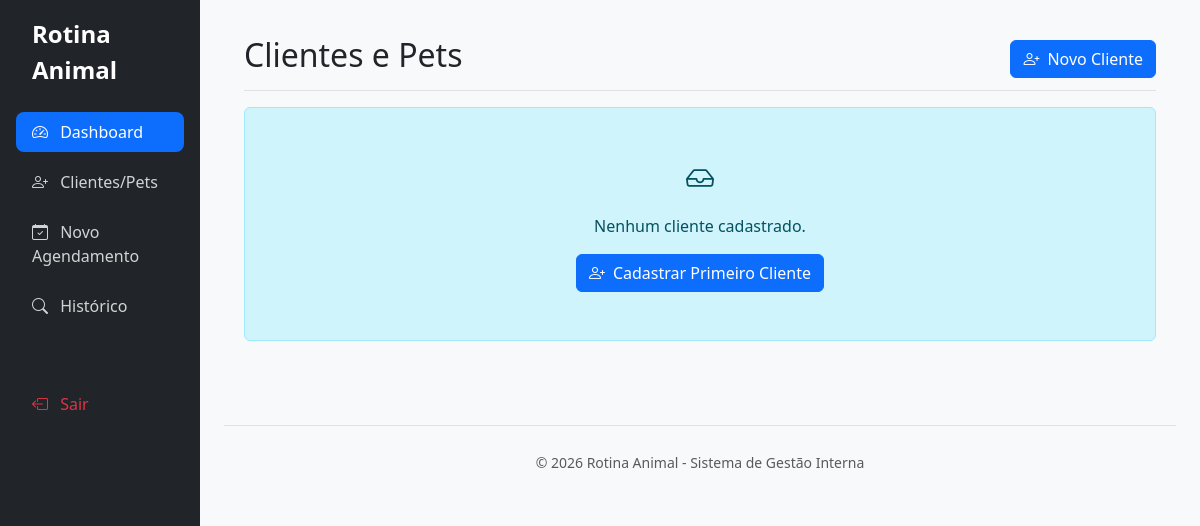
The page /clientes/ on the database as committed earlier.
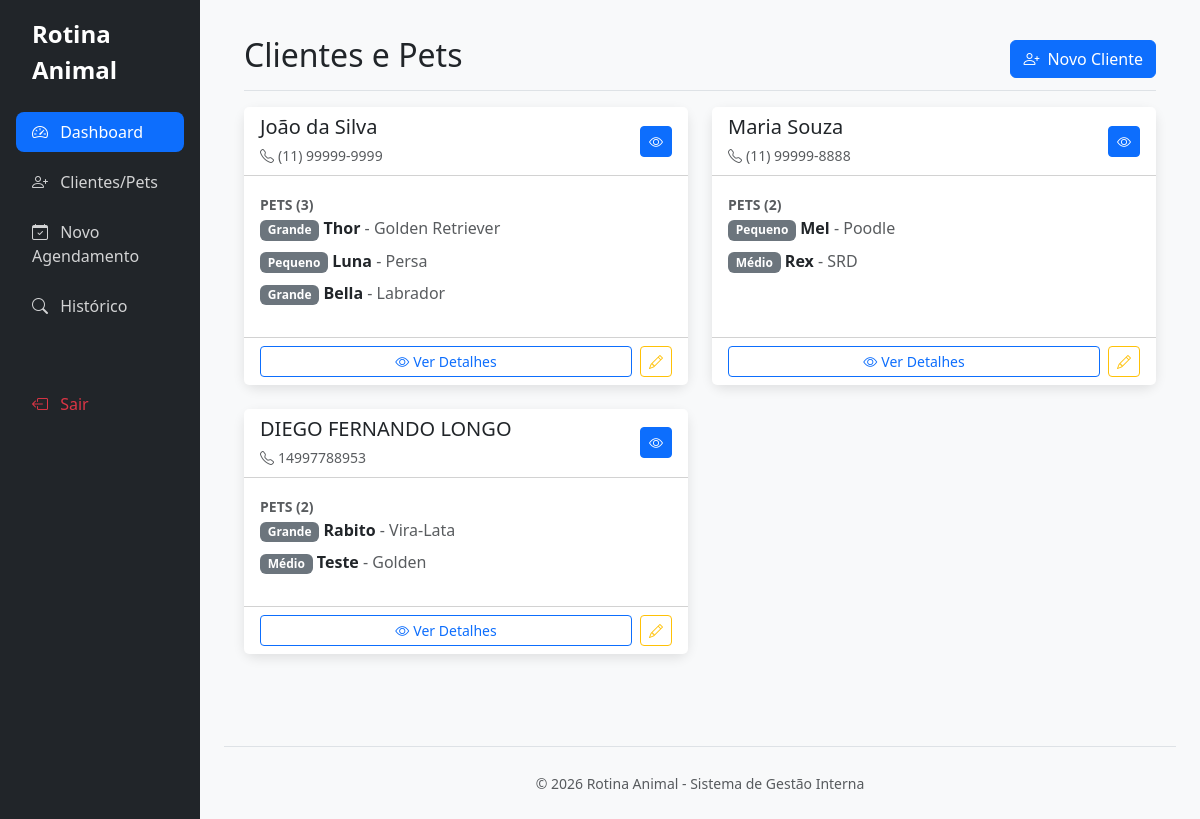
The same page on the database as committed later.
### core/models.py (models this page shows, shortened)
class Cliente(models.Model):
    nome_cliente = models.CharField(max_length=100)
    telefone = models.CharField(max_length=20)
    cpf = models.CharField(max_length=11, unique=True, null=True, blank=True)
    rua = models.CharField(max_length=100, null=True, blank=True)
    numero = models.CharField(max_length=10, null=True, blank=True)
    bairro = models.CharField(max_length=100, null=True, blank=True)
    criado_em = models.DateTimeField(auto_now_add=True)

class Pet(models.Model):
    PORTE_CHOICES = [('pequeno', 'Pequeno'), ('medio', 'Médio'), ('grande', 'Grande')]
    cliente = models.ForeignKey(Cliente, on_delete=models.CASCADE, related_name='pets')
    nome_pet = models.CharField(max_length=100)
    raca_pet = models.CharField(max_length=100)
    porte_pet = models.CharField(max_length=20, choices=PORTE_CHOICES)
    idade_pet = models.CharField(max_length=20, null=True, blank=True)

### core/views.py (the view)
# urls.py: path('clientes/', views.cadastro_cliente_view, name='cadastro_cliente'),
def cadastro_cliente_view(request):
    clientes = Cliente.objects.all()
    return render(request, 'cadastro_cliente.html', {'clientes': clientes})

### templates/cadastro_cliente.html (shortened to what this page needs)
{% extends 'base.html' %}
{% block content %}
<div class="pt-3 pb-2 mb-3 border-bottom d-flex justify-content-between align-items-center">
    <h1 class="h2">Clientes e Pets</h1>
    <a href="{% url 'cliente_create' %}" class="btn btn-primary">
        <i class="bi bi-person-plus me-2"></i>Novo Cliente
    </a>
</div>
{% if clientes %}
<div class="row">
    {% for cliente in clientes %}
    <div class="col-lg-6 mb-4">
        <div class="card card-tv h-100">
            <div class="card-header bg-white d-flex justify-content-between align-items-center">
                <div>
                    <h5 class="card-title mb-1">{{ cliente.nome_cliente }}</h5>
                    <small class="text-muted"><i class="bi bi-telephone me-1"></i>{{ cliente.telefone }}</small>
                </div>
                <div>
                    <a href="{% url 'cliente_detail' cliente.id %}" class="btn btn-sm btn-primary" title="Ver detalhes">
                        <i class="bi bi-eye"></i>
                    </a>
                </div>
            </div>
            <div class="card-body">
                {% if cliente.pets.all %}
                <div class="mb-3">
                    <label class="fw-bold text-muted small">PETS ({{ cliente.pets.count }})</label>
                    <ul class="list-unstyled">
                        {% for pet in cliente.pets.all %}
                        <li class="mb-2">
                            <span class="badge bg-secondary">{{ pet.get_porte_pet_display }}</span>
                            <strong>{{ pet.nome_pet }}</strong>
                            <span class="text-muted">- {{ pet.raca_pet }}</span>
                        </li>
                        {% endfor %}
                    </ul>
                </div>
                {% else %}
                <div class="alert alert-info mb-0">
                    <small><i class="bi bi-info-circle me-1"></i>Nenhum pet cadastrado</small>
                </div>
                {% endif %}
            </div>
            <div class="card-footer bg-white d-flex gap-2">
                <a href="{% url 'cliente_detail' cliente.id %}" class="btn btn-sm btn-outline-primary flex-grow-1">
                    <i class="bi bi-eye me-1"></i>Ver Detalhes
                </a>
                <a href="{% url 'cliente_edit' cliente.id %}" class="btn btn-sm btn-outline-warning">
                    <i class="bi bi-pencil"></i>
                </a>
            </div>
        </div>
    </div>
    {% endfor %}
</div>
{% else %}
<div class="alert alert-info text-center py-5">
    <i class="bi bi-inbox fs-3"></i>
    <p class="mt-3">Nenhum cliente cadastrado.</p>
    <a href="{% url 'cliente_create' %}" class="btn btn-primary">
        <i class="bi bi-person-plus me-2"></i>Cadastrar Primeiro Cliente
    </a>
</div>
{% endif %}
{% endblock %}

Rows that differ between the two databases and show on the page:
added Cliente: nome_cliente "João da Silva", telefone "(11) 99999-9999", pets.count "3"
added Pet: porte_pet "Grande", nome_pet "Thor", raca_pet "Golden Retriever", shown under "João da Silva"
added Pet: porte_pet "Pequeno", nome_pet "Luna", raca_pet "Persa", shown under "João da Silva"
added Pet: porte_pet "Grande", nome_pet "Bella", raca_pet "Labrador", shown under "João da Silva"
added Cliente: nome_cliente "Maria Souza", telefone "(11) 99999-8888", pets.count "2"
added Pet: porte_pet "Pequeno", nome_pet "Mel", raca_pet "Poodle", shown under "Maria Souza"
added Pet: porte_pet "Médio", nome_pet "Rex", raca_pet "SRD", shown under "Maria Souza"
added Cliente: nome_cliente "DIEGO FERNANDO LONGO", telefone "14997788953", pets.count "2"
added Pet: porte_pet "Grande", nome_pet "Rabito", raca_pet "Vira-Lata", shown under "DIEGO FERNANDO LONGO"
added Pet: porte_pet "Médio", nome_pet "Teste", raca_pet "Golden", shown under "DIEGO FERNANDO LONGO"
Other text that changed with them:
text no longer shown: "Nenhum cliente cadastrado. Cadastrar Primeiro Cliente"
